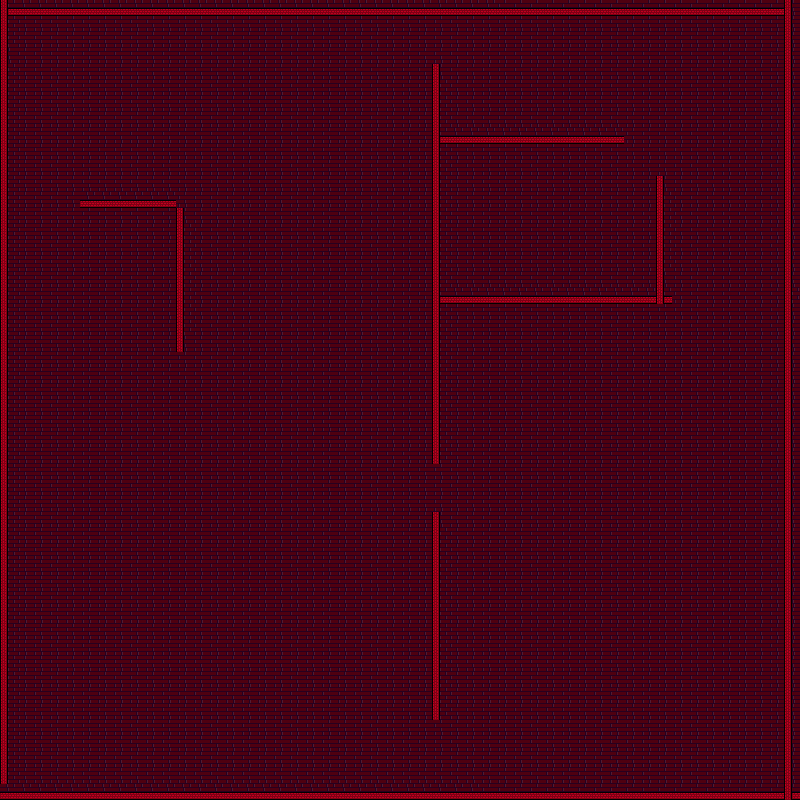

Below is a game level as drawn by its tile map, then a one-line description and the .tmx that defines it (tile-layer data replaced by summaries):
An orthogonal 50x50 tile map with 16x16 px tiles, 2 tile layers (floor, wals), 3 tilesets and 28 objects (11x solid, 6x track, 5x weapon, 2x enemy, player, ...).

<map version="1.8" tiledversion="1.8.4" orientation="orthogonal" renderorder="right-down" width="50" height="50" tilewidth="16" tileheight="16" infinite="0" nextlayerid="4" nextobjectid="82">
 <tileset firstgid="1" name="bacground0" tilewidth="16" tileheight="16" tilecount="1344" columns="56">
  <image source="resources/assets/Floor_tiles/bacground0.png" width="896" height="384" />
 </tileset>
 <tileset firstgid="1345" source="resources/sprWallBrickH.tsx" />
 <tileset firstgid="1346" source="resources/sprWallBrickV.tsx" />
 <layer id="3" name="floor" width="50" height="50">
  <data>[2500 cells, 2500 non-empty, 3 distinct tile ids]</data>
 </layer>
 <layer id="1" name="wals" width="50" height="50">
  <data>[2500 cells, 2500 non-empty, 3 distinct tile ids]</data>
 </layer>
 <objectgroup id="2" name="collision">
  <object id="3" name="solid" x="-0.483768" y="0.564929" width="801.755" height="14.7241" />
  <object id="6" name="solid" x="1.1225" y="784.638" width="801.755" height="14.7241" />
  <object id="7" name="solid" x="785.122" y="16.638" width="22.755" height="772.724" />
  <object id="8" name="solid" x="-7.3775" y="14.638" width="22.755" height="772.724" />
  <object id="13" name="player" x="113.625" y="267.625" width="32" height="32">
   <properties>
    <property name="weaponName" value="shotgun" />
   </properties>
  </object>
  <object id="14" name="1" type="enemy" x="599.668" y="219.916" width="32" height="32">
   <properties>
    <property name="weaponName" value="pistol" />
   </properties>
  </object>
  <object id="26" name="1" type="track" x="331" y="268">
   <properties>
    <property name="enemyNum" value="1" />
   </properties>
   <point />
  </object>
  <object id="47" name="solid" x="174.373" y="198.638" width="11.005" height="153.724" />
  <object id="48" name="solid" x="79.2816" y="198.638" width="106.028" height="10.974" />
  <object id="49" name="solid" x="428.622" y="72.2213" width="14.005" height="391.391" />
  <object id="50" name="solid" x="432.789" y="512.721" width="7.755" height="207.224" />
  <object id="53" name="solid" x="654.873" y="178.888" width="10.255" height="124.906" />
  <object id="54" name="solid" x="440.622" y="296.054" width="214.588" height="7.891" />
  <object id="55" name="solid" x="441.456" y="134.054" width="166.65" height="11.891" />
  <object id="59" name="bat" type="weapon" x="103" y="458" width="27" height="4">
   <properties>
    <property name="weaponType" value="melee" />
   </properties>
  </object>
  <object id="60" name="shotgun" type="weapon" x="100.5" y="502.667" width="27" height="4">
   <properties>
    <property name="weaponType" value="gun" />
   </properties>
  </object>
  <object id="65" name="ammoBox" x="90" y="590" width="18.6667" height="16.6667" />
  <object id="67" name="healthKit" x="152" y="596.333" width="18.6667" height="16.6667" />
  <object id="68" name="pipe" type="weapon" x="164.5" y="457.333" width="27" height="4">
   <properties>
    <property name="weaponType" value="melee" />
   </properties>
  </object>
  <object id="69" name="pistol" type="weapon" x="176.5" y="507.333" width="27" height="4">
   <properties>
    <property name="weaponType" value="gun" />
   </properties>
  </object>
  <object id="70" name="rifle" type="weapon" x="99.1667" y="540" width="27" height="4">
   <properties>
    <property name="weaponType" value="gun" />
   </properties>
  </object>
  <object id="71" name="2" type="enemy" x="301.333" y="90.6667" width="32" height="32">
   <properties>
    <property name="weaponName" value="rifle" />
   </properties>
  </object>
  <object id="72" name="2" type="track" x="345.333" y="372.667">
   <properties>
    <property name="enemyNum" value="1" />
   </properties>
   <point />
  </object>
  <object id="73" name="3" type="track" x="583.333" y="434">
   <properties>
    <property name="enemyNum" value="1" />
   </properties>
   <point />
  </object>
  <object id="74" name="4" type="track" x="516" y="242.667">
   <properties>
    <property name="enemyNum" value="1" />
   </properties>
   <point />
  </object>
  <object id="75" name="1" type="track" x="313.333" y="526.667">
   <properties>
    <property name="enemyNum" value="2" />
   </properties>
   <point />
  </object>
  <object id="76" name="2" type="track" x="242.667" y="124">
   <properties>
    <property name="enemyNum" value="2" />
   </properties>
   <point />
  </object>
  <object id="79" name="nextRoom" type="1" x="691" y="540" width="72" height="58" />
 </objectgroup>
</map>
